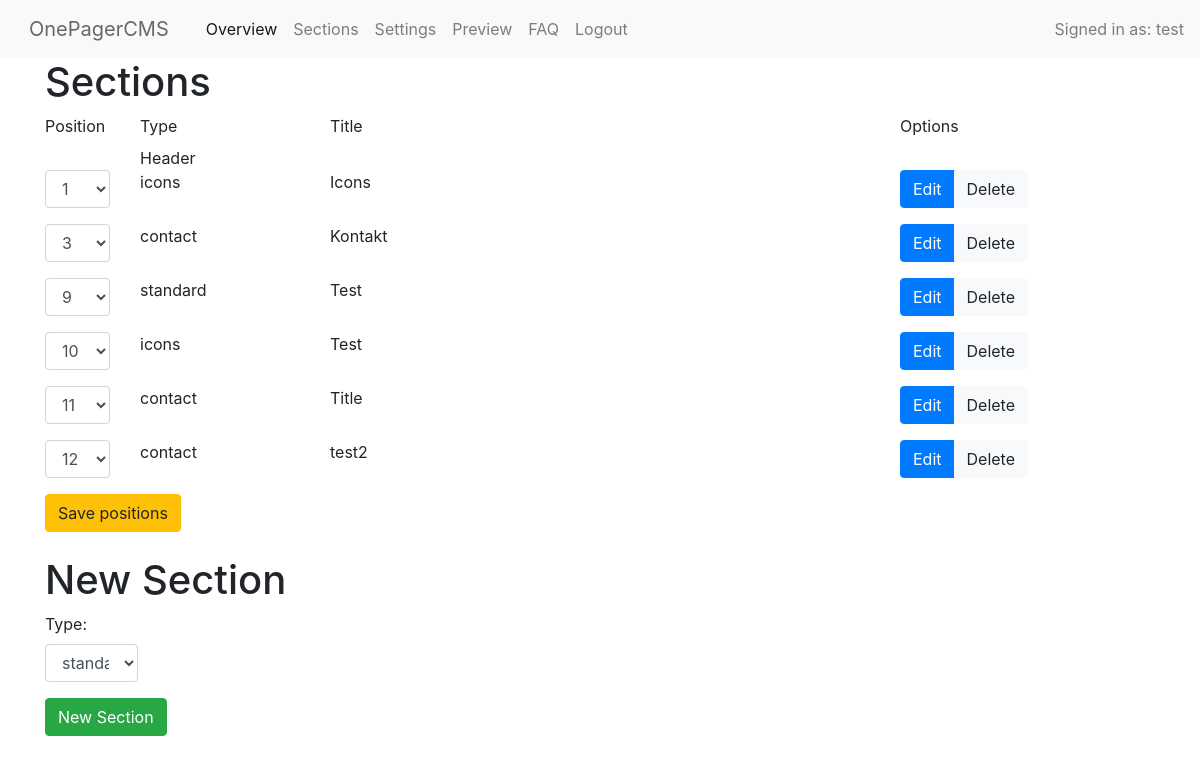
The page /core/sections.php (signed in) on the database its author committed.
### tables this page shows
CREATE TABLE icons
(
  specialid int PRIMARY KEY,
  position int NOT NULL,
  sectiontype VARCHAR(255) NOT NULL,
  title VARCHAR NOT NULL,
  mutedtitle VARCHAR NOT NULL,
  date TEXT NOT NULL,

  iconone VARCHAR (255) NOT NULL,
  icontwo VARCHAR (255) NOT NULL,
  iconthree VARCHAR (255),
  iconfour VARCHAR (255),
  iconfive VARCHAR (255),
  iconsix VARCHAR (255),
  iconseven VARCHAR (255),
  iconeight VARCHAR (255),

  iconheadlineone VARCHAR (255) NOT NULL,
  iconheadlinetwo VARCHAR (255) NOT NULL,
  iconheadlinethree VARCHAR (255),
  iconheadlinefour VARCHAR (255),
  iconheadlinefive VARCHAR (255),
  iconheadlinesix VARCHAR (255),
  iconheadlineseven VARCHAR (255),
  iconheadlineeight VARCHAR (255),

  icontextone TEXT NOT NULL,
  icontexttwo TEXT NOT NULL,
  icontextthree TEXT,
  icontextfour TEXT,
  icontextfive TEXT,
  icontextsix TEXT,
  icontextseven TEXT,
  icontexteight TEXT
);

CREATE TABLE contact
(
  specialid int PRIMARY KEY,
  position int NOT NULL,
  sectiontype VARCHAR(255) NOT NULL,
  title VARCHAR NOT NULL,
  mutedtitle VARCHAR NOT NULL,
  text TEXT NOT NULL,
  date TEXT NOT NULL,
  name BOOLEAN,
  email BOOLEAN,
  message BOOLEAN,
  captcha BOOLEAN
);

CREATE TABLE standard
(
  specialid int PRIMARY KEY,
  position int NOT NULL,
  sectiontype VARCHAR(255) NOT NULL,
  title VARCHAR (255) NOT NULL,
  mutedtitle VARCHAR(255) NOT NULL,
  text TEXT NOT NULL,
  date TEXT NOT NULL

);

### database/connect.php (called while the page is built, shortened)
<?php
$datenbank = "../database/SQLiteDatabase.db";
?>

### database/SQLSectionActions.php (called while the page is built, shortened)
<?php
class SQLSectionActions implements ISectionActions
{
    public function getAllSections()
    {
        $secation_array = array();
        include '../database/connect.php';
        $prepare = $db->prepare('select * from sections order by position');
        $prepare->execute();
        $r = $prepare->fetchAll();
        for ($i = 0; $i < sizeof($r); $i++) {
            if($r[$i][1] == "standard"){
                $selection = $this->getEntryFromStandardTable($r[$i][2]);
                $superid = $this->getSuperIDForStandardEntry($selection[0]['specialid']);
                $standard = new Standard($selection[0][0], $selection[0][1], $selection[0][2], $selection[0][3], $selection[0][4], $selection[0][5], $selection[0][6], $superid[0][0]);
                array_push($secation_array, $standard);
            }
            if($r[$i][1] == "icons"){
                $selection = $this->getEntryFromIconsTable($r[$i][2]);
                $iconArray = array(
                    $selection[0][6],
                    $selection[0][7],
                    $selection[0][8],
                    $selection[0][9],
                    $selection[0][10],
                    $selection[0][11],
                    $selection[0][12],
                    $selection[0][13],
                );
                $iconHeadlineArray = array(
                    $selection[0][14],
                    $selection[0][15],
                    $selection[0][16],
                    $selection[0][17],
                    $selection[0][18],
                    $selection[0][19],
                    $selection[0][20],
                    $selection[0][21],
                );
                $iconTextArray = array(
                    $selection[0][22],
                    $selection[0][23],
                    $selection[0][24],
                    $selection[0][25],
                    $selection[0][26],
                    $selection[0][27],
                    $selection[0][28],
                    $selection[0][29],
                );
                $superid = $this->getSuperIDForIconsEntry($selection[0]['specialid']);
                $icons = new Icons($selection[0][0], $selection[0][1], $selection[0][2], $selection[0][3], $selection[0][4], $selection[0][5], $iconArray, $iconHeadlineArray, $iconTextArray, $superid[0]['id']);
                array_push($secation_array, $icons);
            }
            if($r[$i][1] == "contact"){
                $prepstandard = $db->prepare('select * from contact where specialid=:specialid');
                $prepstandard->bindValue(':specialid', $r[$i][2]);
                $prepstandard->execute();
                $selection = $prepstandard->fetchAll();
                $superid = $this->getSuperIDForContactEntry($selection[0]['specialid']);
                $contact = new Contact($selection[0][0], $selection[0][1], $selection[0][2], $selection[0][3], $selection[0][4], $selection[0][5], $selection[0][6], $selection[0][7], $selection[0][8], $selection[0][9], $selection[0][10], $superid[0]['id']);
                array_push($secation_array, $contact);
            }
        }
        return $secation_array;
    }
    private function getEntryFromStandardTable($sid){
        include '../database/connect.php';
        $prepstandard = $db->prepare('select * from standard where specialid=:specialid');
        $prepstandard->bindValue(':specialid', $sid);
        $prepstandard->execute();
        $selection = $prepstandard->fetchAll();
        return $selection;
    }
    private function getSuperIDForStandardEntry($sid){
        include '../database/connect.php';
        $prepstandard = $db->prepare('select id from sections where specialid=:specialid AND type=:type');
        $prepstandard->bindValue(':specialid', $sid);
        $prepstandard->bindValue(':type', 'standard');
        $prepstandard->execute();
        $selection = $prepstandard->fetchAll();
        return $selection;
    }
    private function getSuperIDForIconsEntry($sid){
        include '../database/connect.php';
        $prepstandard = $db->prepare('select id from sections where specialid=:specialid AND type=:type');
        $prepstandard->bindValue(':specialid', $sid);
        $prepstandard->bindValue(':type', 'icons');
        $prepstandard->execute();
        $selection = $prepstandard->fetchAll();
        return $selection;
    }
    private function getSuperIDForContactEntry($sid){
        include '../database/connect.php';
        $prepstandard = $db->prepare('select id from sections where specialid=:specialid AND type=:type');
        $prepstandard->bindValue(':specialid', $sid);
        $prepstandard->bindValue(':type', 'contact');
        $prepstandard->execute();
        $selection = $prepstandard->fetchAll();
        return $selection;
    }
    private function getEntryFromIconsTable($sid){
        include '../database/connect.php';
        $prepstandard = $db->prepare('select * from icons where specialid=:specialid');
        $prepstandard->bindValue(':specialid', $sid);
        $prepstandard->execute();
        $selection = $prepstandard->fetchAll();
        return $selection;
    }
}

### core/sections.php (the view, shortened to what this page needs)
<!DOCTYPE html>
<html>
<?php require_once "inc/head.php"; ?>
<body>
<?php include_once "inc/header.php" ?>
<div class="container">
<?php
include "../database/SQLSectionActions.php";
$sectionactions = new SQLSectionActions();
$sections = $sectionactions->getAllSections();
?>
    <h1>Sections</h1>
    <div class="row">
        <div class="col-1">
            <label>Position</label>
        </div>
        <div class="col-2">
            <label>Type</label>
        </div>
        <div class="col">
            <label>Title</label>
        </div>
        <div class="col-3">
            <label>Options</label>
        </div>
    </div>
    <form method="post" action="../misc/positions.php">
        <div class="row">
            <div class="col-1">
            </div>
            <div class="col-2">
                Header
            </div>
            <div class="col">
            </div>
        </div>
    <?php
for($i=0; sizeof($sections) > $i; $i++){
    echo'
  <div class="row">
    <div class="col-1">
     <div class="form-group">
      <select class="form-control" id="sel1">
        <option selected disabled>'. $sections[$i]->getPosition() . '</option>
      ';
        echo '
      </select>
      </div>
    </div>
    <div class="col-2">
      ' . $sections[$i]->getType() . '
    </div>
    <div class="col">
      ' . $sections[$i]->getTitle() . '
    </div>
    <div class="col-3">
<div class="btn-group">
      <a href="../misc/changesection.php?id=' . $sections[$i]->getSuperid() . '&action=Edit&type=' . $sections[$i]->getType() . '" class="btn btn-primary" role="button">Edit</a>
      <a href="../misc/changesection.php?id=' . $sections[$i]->getSuperid() . '&action=Delete&type=' . $sections[$i]->getType() . '" class="btn btn-light" role="button">Delete</a>
</div>
    </div>
  </div>
    ';
}
?>
        <input type="submit" name="action" value="Save positions" class="btn btn-warning">
    </form>
    <h1 class="mt-4">New Section</h1>
    <form action="../misc/newsection.php" method="post">
        <div class="form-group">
    <label for="types">Type:</label>
    <select class="form-control col-1" name="type" id="types">
        <option>standard</option>
    </select>
    </div>
    <input type="submit" name="action" value="New Section" class="btn btn-success">
    </form>
</div>
</body>
</html>

### core/inc/head.php (shortened to what this page needs)
<?php
echo '
<head>
    <title>OP-CMS</title>
    <meta name="viewport" content="width=device-width, initial-scale=1.0">
    <meta charset="utf-8">
    <link rel="stylesheet" href="https://stackpath.bootstrapcdn.com/bootstrap/4.3.1/css/bootstrap.min.css">
    <link rel="stylesheet" href="https://use.fontawesome.com/releases/v5.8.2/css/all.css">
</head>
    <script src="https://code.jquery.com/jquery-3.3.1.slim.min.js"></script>
    <script src="https://cdnjs.cloudflare.com/ajax/libs/popper.js/1.14.7/umd/popper.min.js"></script>
    <script src="https://stackpath.bootstrapcdn.com/bootstrap/4.3.1/js/bootstrap.min.js"></script>
<script>$(function () {
  $(\'[data-toggle="tooltip"]\').tooltip()
})</script>
';
?>

### core/inc/header.php (shortened to what this page needs)
<?php
if (!isset($_SESSION['profile'])) {
    die('Please <a href="../pages/opcms-login.php">sign in</a> first.');
} else {
    $userid = $_SESSION["profile"];
}
echo '
<nav class="navbar navbar-expand-lg navbar-light bg-light">
    <a class="navbar-brand btn disabled" href="#">OnePagerCMS</a>
    <button class="navbar-toggler" type="button" data-toggle="collapse" data-target="#navbarNav"
            aria-controls="navbarNav" aria-expanded="false" aria-label="Toggle navigation">
        <span class="navbar-toggler-icon"></span>
    </button>
    <div class="collapse navbar-collapse" id="navbarNav">
        <ul class="navbar-nav mr-auto">
            <li class="nav-item active">
                <a class="nav-link" href="../core/home.php">Overview<span class="sr-only">(current)</span></a>
            </li>
            <li class="nav-item">
                <a class="nav-link" href="../core/sections.php">Sections</a>
            </li>
            <li class="nav-item">
                <a class="nav-link" href="../core/settings.php">Settings</a>
            </li>
            <li class="nav-item">
                <a class="nav-link" href="../core/preview.php">Preview</a>
            </li>
            <li class="nav-item">
                <a class="nav-link" href="../core/faq.php">FAQ</a>
            </li>
            <li class="nav-item">
                <a class="nav-link" href="../misc/logout.php">Logout</a>
            </li>
        </ul>
            <span class="navbar-text">
        Signed in as: ' . $userid . '
    </span>
    </div>
</nav>
';
?>

### rows shown on the page
icons: position "1", sectiontype "icons", title "Icons"
contact: position "3", sectiontype "contact", title "Kontakt"
standard: position "9", sectiontype "standard", title "Test"
icons: position "10", sectiontype "icons", title "Test"
contact: position "11", sectiontype "contact", title "Title"
contact: position "12", sectiontype "contact", title "test2"

### other values the page prints
$userid "test"
